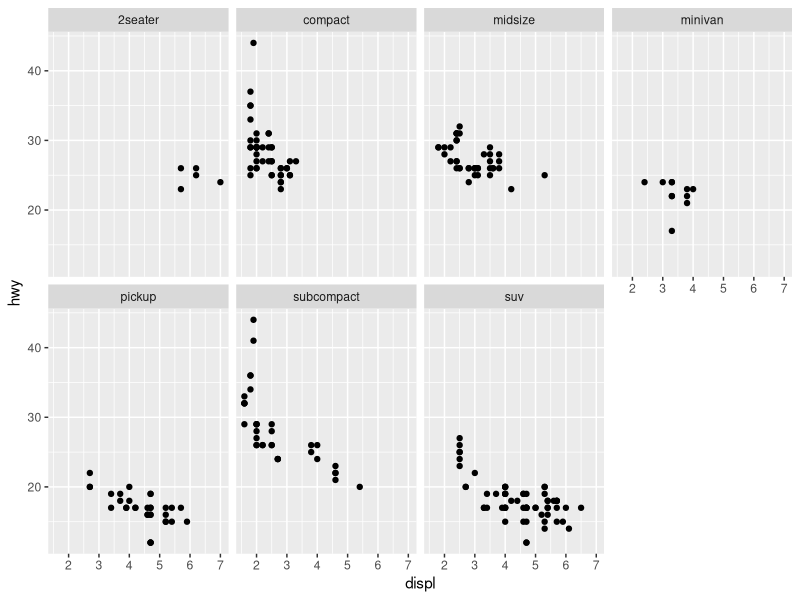
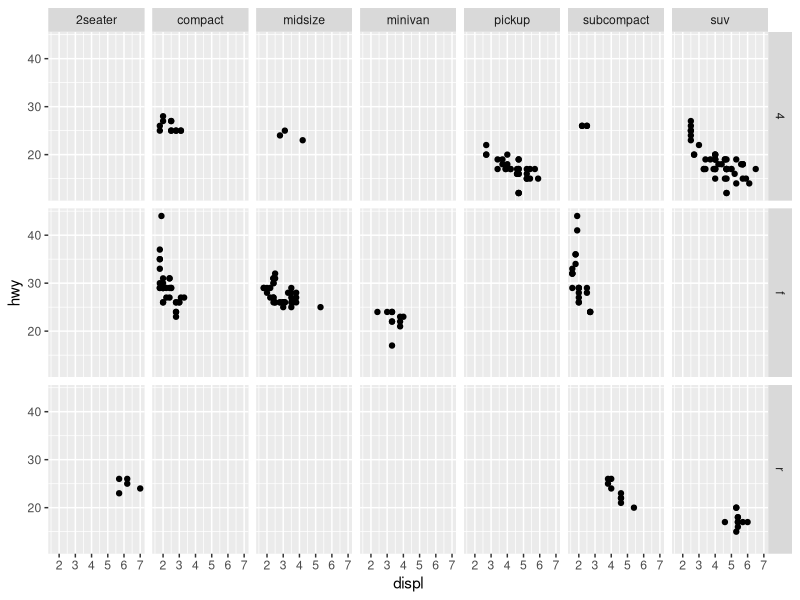
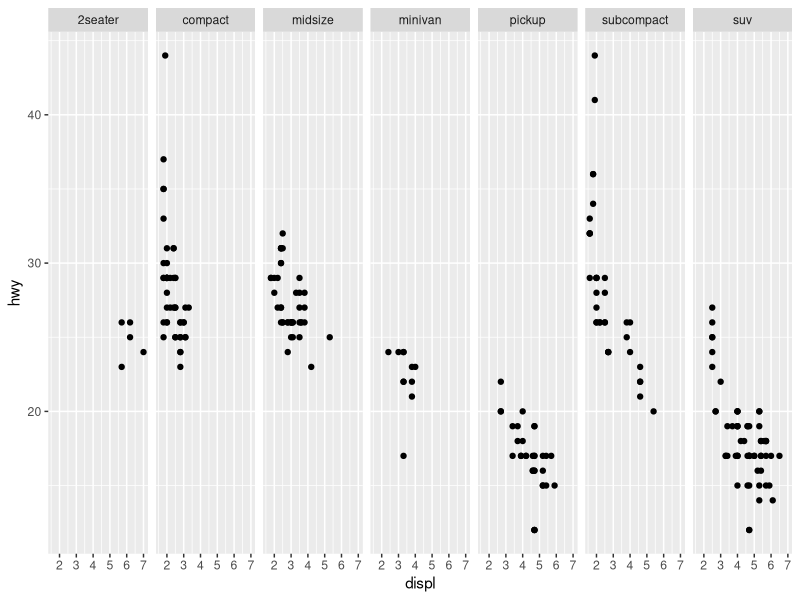
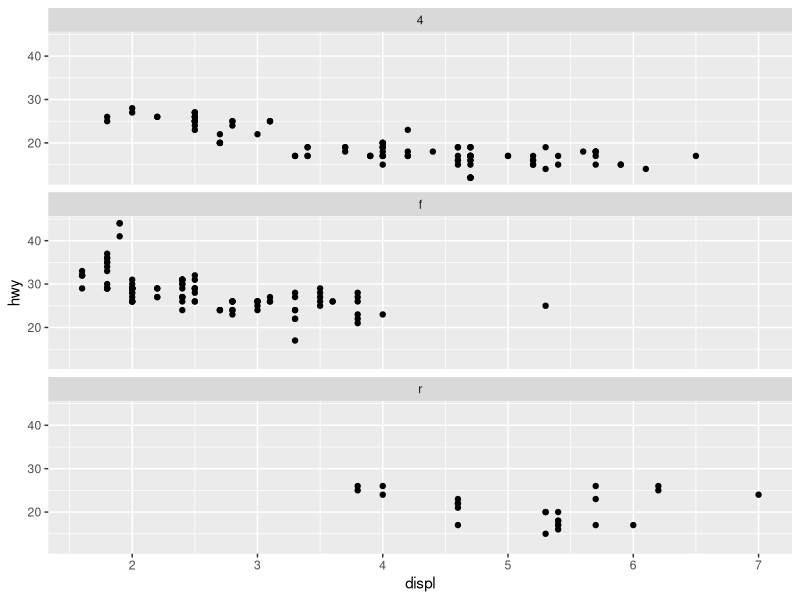
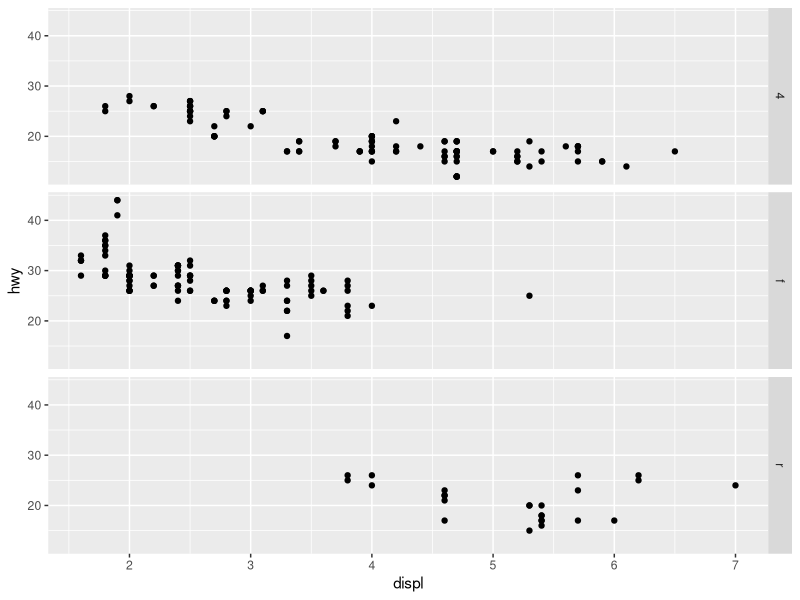
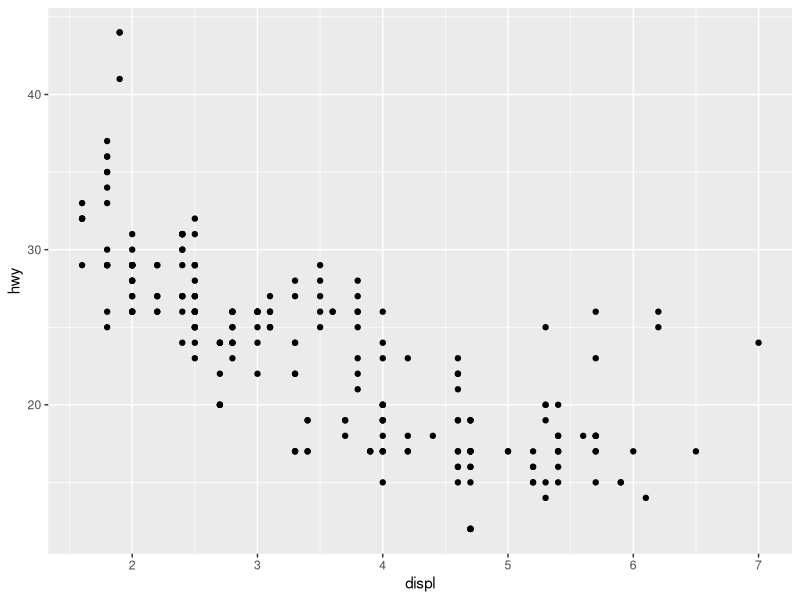
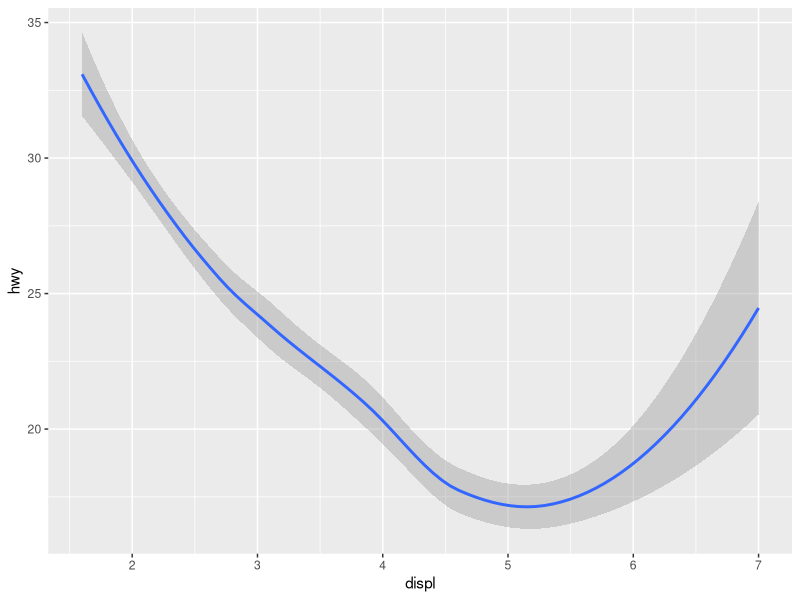
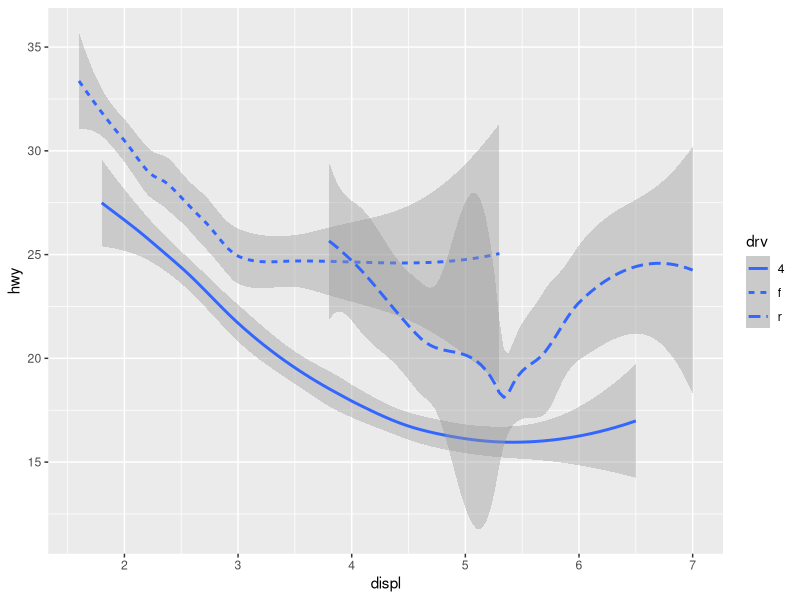

Here is the R script that generated these plots, in order:
# Handout 4 - 21 Jan 2026

library(tidyverse)
ggplot(data = mpg) +
  geom_point(mapping = aes(x= displ, y= hwy)) +
  facet_wrap(~class, nrow= 2) #creates a nice multi-graph visual showing highway mileage by displacement for each category of vehicle

ggplot(data = mpg) +
  geom_point(mapping = aes(x= displ, y= hwy)) +
  facet_grid(drv~class) #multi graph by drive train (4WD, Front, Rear)

ggplot(data = mpg) +
  geom_point(mapping = aes(x= displ, y= hwy)) +
  facet_grid(.~class) #column view; aesthetically pleasing

ggplot(data = mpg) +
  geom_point(mapping = aes(x= displ, y= hwy)) +
  facet_wrap(~ drv, nrow= 3) #row view, don't like as much but good

ggplot(data = mpg) +
  geom_point(mapping = aes(x= displ, y= hwy)) +
  facet_grid(drv ~.) #feels harder to compare data points as opposed to the code above. 

### Using different internal data set to try geom_smooth
ggplot(data = mpg) +
  geom_point(mapping= aes(x= displ, y= hwy))

ggplot(data = mpg) +
  geom_smooth(mapping= aes(x= displ, y= hwy))
#provides a smooth line with CIs (?) rather than individual data points

ggplot(data = mpg) +
  geom_smooth(mapping= aes(x= displ, y= hwy, linetype= drv))
#provides an individual line type for each drive

ggplot(data = mpg) +
  geom_smooth(mapping= aes(x= displ, y= hwy, group= drv)) 
#no legend when comparing to above graph

ggplot(data = mpg) +
  geom_point(mapping= aes(x= displ, y= hwy)) +
  geom_smooth(mapping = aes(x= displ, y= hwy))
#combines point and smooth. Good for showing trend and individual data points

#Avoiding duplication and applying various geoms to all of the data; AKA "global mapping"
ggplot(data = mpg, mapping= aes(x= displ, y= hwy)) +
  geom_smooth() +
  geom_point()
#Same graph as line 40 but shorter code

ggplot(data = mpg, mapping= aes(x= displ, y= hwy)) +
  geom_smooth() +
  geom_point(mapping= aes(color=class))

ggplot(data = mpg, mapping= aes(x= displ, y= hwy)) +
  geom_smooth(data= filter(mpg, class== "subcompact"), se= FALSE) +
  geom_point(mapping= aes(color=class))

### Diamonds Data set
diamonds= diamonds
str(diamonds)
names(diamonds)

ggplot(data= diamonds) +
  geom_bar(mapping= aes(x= cut))

ggplot(data= diamonds) +
  geom_bar(mapping= aes(x= cut, y= 
                          after_stat(prop), group=1))

ggplot(data= diamonds) +
  geom_bar(mapping= aes(x= cut, fill= cut)) #Add colors to visually define cut

ggplot(data= diamonds) +
  geom_bar(mapping= aes(x= cut, fill= clarity)) #stacked bar
    
ggplot(data= diamonds) +
  geom_bar(mapping= aes(x= cut, fill= clarity), position= "fill") #way worse, don't like

ggplot(data= diamonds) +
  geom_bar(mapping= aes(x= cut, fill= clarity), position= "dodge") #shows a better distribution of clarity in various cut types

#Adjusting previous scatterplots to avoid overplotting (AKA overlapping data points that only show 1 point even though there may be a higher density existing at the same point)
ggplot(data=mpg) +
  geom_point(mapping= aes(x= displ, y= hwy), 
             position= "jitter") #jitter adds a small amount of random noise to the data 

#Flipping plot axes
ggplot(data= mpg, mapping=aes(x= class, y= hwy)) + 
  geom_boxplot()

ggplot(data= mpg, mapping= aes(x=class, y=hwy)) +
  geom_boxplot() +
  coord_flip()

